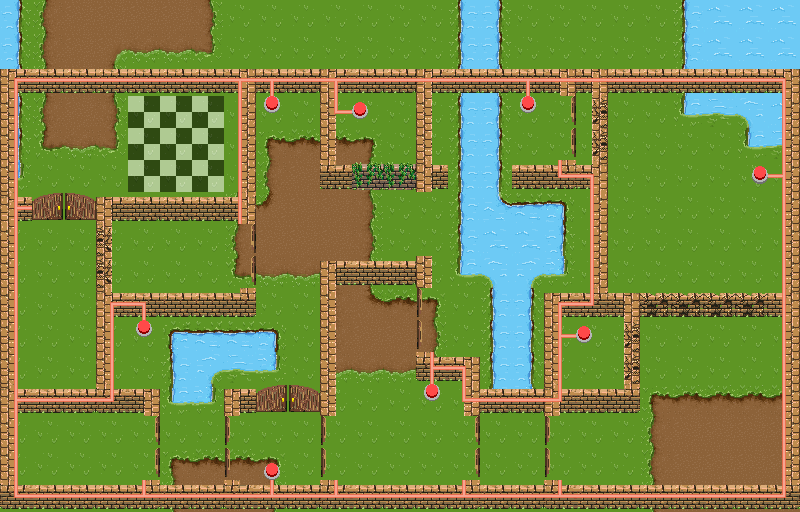

Tiled map render using the project's own tile images. Description and the map definition, with tile-layer contents summarised, below:
An orthogonal 25x16 tile map with 32x32 px tiles, 4 tile layers (background-textures, details, walls_doors_buttons_textures, wires), 3 hidden layers not drawn and 70 objects (6x black_door, 2x green_door, 2x yellow_door, 2x purple_door, 2x white_door, ...).

<map version="1.5" tiledversion="1.6.0" orientation="orthogonal" renderorder="right-down" width="25" height="16" tilewidth="32" tileheight="32" infinite="0" nextlayerid="19" nextobjectid="239">
 <tileset firstgid="1" source="../tileset/tileset.tsx" />
 <layer id="1" name="background-textures" width="25" height="16">
  <data>[400 cells, 400 non-empty, 25 distinct tile ids]</data>
 </layer>
 <layer id="15" name="details" width="25" height="16">
  <data>[400 cells, 17 non-empty, 6 distinct tile ids]</data>
 </layer>
 <layer id="2" name="walls_doors_buttons_textures" width="25" height="16">
  <data>[400 cells, 167 non-empty, 21 distinct tile ids]</data>
 </layer>
 <layer id="16" name="wires" width="25" height="16">
  <data>[400 cells, 105 non-empty, 11 distinct tile ids]</data>
 </layer>
 <objectgroup id="3" name="buttons">
  <object id="157" name="green_button" x="576" y="320" width="32" height="32" />
  <object id="161" name="yellow_button" x="416" y="383" width="32" height="32" />
  <object id="164" name="purple_button" x="512" y="96" width="32" height="32" />
  <object id="167" name="black_button" x="256" y="96" width="32" height="32" />
  <object id="173" name="white_button" x="256.5" y="448" width="32" height="32" />
  <object id="176" name="gray_button" x="128" y="320" width="32" height="32" />
  <object id="179" name="pink_button" x="352" y="96" width="32" height="32" />
  <object id="224" name="orange_button" x="736" y="160" width="32" height="32" />
 </objectgroup>
 <objectgroup id="4" name="doors">
  <object id="158" name="green_door" x="128" y="416" width="32" height="32" />
  <object id="159" name="green_door" x="128" y="448" width="32" height="32" />
  <object id="162" name="yellow_door" x="544" y="96" width="32" height="32" />
  <object id="163" name="yellow_door" x="544" y="128" width="32" height="32" />
  <object id="165" name="purple_door" x="416" y="288" width="32" height="32" />
  <object id="166" name="purple_door" x="416" y="320" width="32" height="32" />
  <object id="169" name="black_door" x="448" y="416" width="32" height="32" />
  <object id="170" name="black_door" x="448" y="448" width="32" height="32" />
  <object id="171" name="black_door" x="544" y="416" width="32" height="32" />
  <object id="172" name="black_door" x="544" y="448" width="32" height="32" />
  <object id="174" name="white_door" x="320" y="416" width="32" height="32" />
  <object id="175" name="white_door" x="320" y="448" width="32" height="32" />
  <object id="180" name="pink_door" x="224" y="224" width="32" height="32" />
  <object id="181" name="pink_door" x="224" y="256" width="32" height="32" />
  <object id="222" name="gray_door" x="256.75" y="383.5" width="32" height="32" />
  <object id="223" name="gray_door" x="288.75" y="383.5" width="32" height="32" />
  <object id="226" name="orange_door" x="32" y="192" width="32" height="32" />
  <object id="227" name="orange_door" x="64" y="192" width="32" height="32" />
  <object id="237" name="black_door" x="224" y="416" width="32" height="32" />
  <object id="238" name="black_door" x="224" y="448" width="32" height="32" />
 </objectgroup>
 <objectgroup id="5" name="walls_static">
  <object id="198" x="0" y="64" width="800" height="32" />
  <object id="200" x="768" y="64" width="32" height="448" />
  <object id="201" x="0" y="480" width="800" height="32" />
  <object id="202" x="0" y="64" width="32" height="448" />
  <object id="203" x="416" y="96" width="32" height="96" />
  <object id="204" x="320" y="96" width="32" height="96" />
  <object id="205" x="224" y="64" width="32" height="160" />
  <object id="206" x="96" y="192" width="160" height="32" />
  <object id="207" x="96" y="288" width="155" height="23" />
  <object id="209" x="96" y="320" width="32" height="96" />
  <object id="210" x="0" y="384" width="160" height="32" />
  <object id="211" x="320" y="256" width="32" height="160" />
  <object id="212" x="352" y="256" width="96" height="32" />
  <object id="213" x="416" y="352" width="64" height="32" />
  <object id="214" x="448" y="384" width="192" height="32" />
  <object id="215" x="544" y="288" width="32" height="96" />
  <object id="216" x="576" y="288" width="64" height="32" />
  <object id="217" x="576" y="160" width="32" height="128" />
  <object id="218" x="512" y="160" width="96" height="32" />
 </objectgroup>
 <objectgroup id="6" name="walls_strong">
  <object id="184" x="640" y="288" width="32" height="32" />
  <object id="185" x="672" y="288" width="32" height="32" />
  <object id="186" x="704" y="288" width="32" height="32" />
  <object id="187" x="736" y="288" width="32" height="32" />
  <object id="188" x="608" y="320" width="32" height="32" />
  <object id="189" x="608" y="352" width="32" height="32" />
  <object id="190" x="576" y="96" width="32" height="32" />
  <object id="192" x="96" y="224" width="32" height="32" />
  <object id="193" x="96" y="256" width="32" height="32" />
  <object id="219" x="576" y="128" width="32" height="32" />
 </objectgroup>
 <objectgroup id="7" name="walls_climb">
  <object id="182" x="352" y="160" width="32" height="32" />
  <object id="183" x="384" y="160" width="32" height="32" />
 </objectgroup>
 <objectgroup id="8" name="walls_water">
  <object id="195" x="448" y="0" width="64" height="288" />
  <object id="196" x="512" y="192" width="64" height="96" />
  <object id="197" x="480" y="288" width="64" height="96" />
  <object id="221" x="160" y="320" width="64" height="96" />
  <object id="229" x="672" y="96" width="96" height="32" />
  <object id="230" x="736" y="128" width="32" height="32" />
  <object id="236" x="224" y="320" width="64" height="64" />
 </objectgroup>
 <objectgroup id="9" name="spawns">
  <object id="154" name="strongPoint" x="703.333" y="417.667">
   <point />
  </object>
  <object id="155" name="climberPoint" x="65.3333" y="450">
   <point />
  </object>
  <object id="156" name="waterPoint" x="383" y="416">
   <point />
  </object>
 </objectgroup>
 <objectgroup id="10" name="goal">
  <object id="231" x="128" y="96" width="96" height="96" />
 </objectgroup>
 <layer id="12" name="pathfind_nodes_strong" width="25" height="16" visible="0">
  <data>[400 cells, 142 non-empty, 1 distinct tile ids]</data>
 </layer>
 <layer id="17" name="pathfind_nodes_climb" width="25" height="16" visible="0">
  <data>[400 cells, 148 non-empty, 1 distinct tile ids]</data>
 </layer>
 <layer id="18" name="pathfind_nodes_water" width="25" height="16" visible="0">
  <data>[400 cells, 172 non-empty, 1 distinct tile ids]</data>
 </layer>
</map>